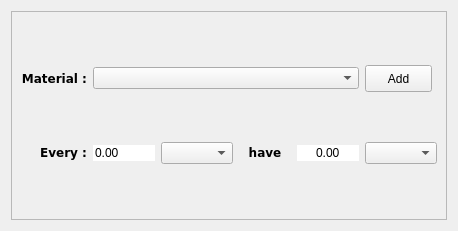
<?xml version="1.0" encoding="UTF-8"?>
<ui version="4.0">
 <class>AddProductRM</class>
 <widget class="QWidget" name="AddProductRM">
  <property name="geometry">
   <rect>
    <x>0</x>
    <y>0</y>
    <width>458</width>
    <height>231</height>
   </rect>
  </property>
  <property name="minimumSize">
   <size>
    <width>458</width>
    <height>231</height>
   </size>
  </property>
  <property name="maximumSize">
   <size>
    <width>458</width>
    <height>231</height>
   </size>
  </property>
  <property name="windowTitle">
   <string>Add Raw Material</string>
  </property>
  <property name="windowIcon">
   <iconset>
    <normaloff>icons/logo.png</normaloff>icons/logo.png</iconset>
  </property>
  <layout class="QGridLayout" name="gridLayout_2">
   <item row="0" column="0">
    <widget class="QFrame" name="frame">
     <property name="frameShape">
      <enum>QFrame::StyledPanel</enum>
     </property>
     <property name="frameShadow">
      <enum>QFrame::Raised</enum>
     </property>
     <layout class="QGridLayout" name="gridLayout">
      <item row="0" column="0">
       <widget class="QLabel" name="label_12">
        <property name="font">
         <font>
          <family>Bitstream Vera Sans</family>
          <weight>75</weight>
          <bold>true</bold>
         </font>
        </property>
        <property name="text">
         <string>&lt;html&gt;&lt;head/&gt;&lt;body&gt;&lt;p align=&quot;right&quot;&gt;&lt;span style=&quot; font-weight:600;&quot;&gt;Material :&lt;/span&gt;&lt;/p&gt;&lt;/body&gt;&lt;/html&gt;</string>
        </property>
       </widget>
      </item>
      <item row="0" column="5">
       <widget class="QPushButton" name="add_p_rm">
        <property name="minimumSize">
         <size>
          <width>67</width>
          <height>27</height>
         </size>
        </property>
        <property name="maximumSize">
         <size>
          <width>67</width>
          <height>27</height>
         </size>
        </property>
        <property name="font">
         <font>
          <weight>50</weight>
          <bold>false</bold>
         </font>
        </property>
        <property name="text">
         <string>Add</string>
        </property>
        <property name="icon">
         <iconset>
          <normaloff>icons/add.png</normaloff>icons/add.png</iconset>
        </property>
       </widget>
      </item>
      <item row="1" column="0">
       <widget class="QLabel" name="label_11">
        <property name="font">
         <font>
          <family>Bitstream Vera Sans</family>
          <weight>75</weight>
          <bold>true</bold>
         </font>
        </property>
        <property name="text">
         <string>&lt;html&gt;&lt;head/&gt;&lt;body&gt;&lt;p align=&quot;right&quot;&gt;Every :&lt;/p&gt;&lt;/body&gt;&lt;/html&gt;</string>
        </property>
       </widget>
      </item>
      <item row="1" column="1">
       <widget class="QDoubleSpinBox" name="p_rm_t_quantity">
        <property name="styleSheet">
         <string>border:0px; 
</string>
        </property>
        <property name="buttonSymbols">
         <enum>QAbstractSpinBox::NoButtons</enum>
        </property>
        <property name="maximum">
         <double>10000000000000000000.000000000000000</double>
        </property>
       </widget>
      </item>
      <item row="1" column="2">
       <widget class="QComboBox" name="p_rm_t_unit">
        <property name="minimumSize">
         <size>
          <width>0</width>
          <height>22</height>
         </size>
        </property>
       </widget>
      </item>
      <item row="1" column="3">
       <widget class="QLabel" name="label_13">
        <property name="font">
         <font>
          <family>Bitstream Vera Sans</family>
          <weight>75</weight>
          <bold>true</bold>
         </font>
        </property>
        <property name="text">
         <string>&lt;html&gt;&lt;head/&gt;&lt;body&gt;&lt;p align=&quot;center&quot;&gt;have&lt;/p&gt;&lt;/body&gt;&lt;/html&gt;</string>
        </property>
       </widget>
      </item>
      <item row="1" column="4">
       <widget class="QDoubleSpinBox" name="p_rm_m_quantity">
        <property name="styleSheet">
         <string notr="true">border:0px; 
</string>
        </property>
        <property name="alignment">
         <set>Qt::AlignCenter</set>
        </property>
        <property name="buttonSymbols">
         <enum>QAbstractSpinBox::NoButtons</enum>
        </property>
        <property name="maximum">
         <double>10000000000000000000.000000000000000</double>
        </property>
       </widget>
      </item>
      <item row="1" column="5">
       <widget class="QComboBox" name="p_rm_m_unit">
        <property name="minimumSize">
         <size>
          <width>0</width>
          <height>22</height>
         </size>
        </property>
       </widget>
      </item>
      <item row="0" column="1" colspan="4">
       <widget class="QComboBox" name="p_rm_combo">
        <property name="minimumSize">
         <size>
          <width>0</width>
          <height>22</height>
         </size>
        </property>
       </widget>
      </item>
     </layout>
    </widget>
   </item>
  </layout>
 </widget>
 <resources/>
 <connections/>
</ui>
